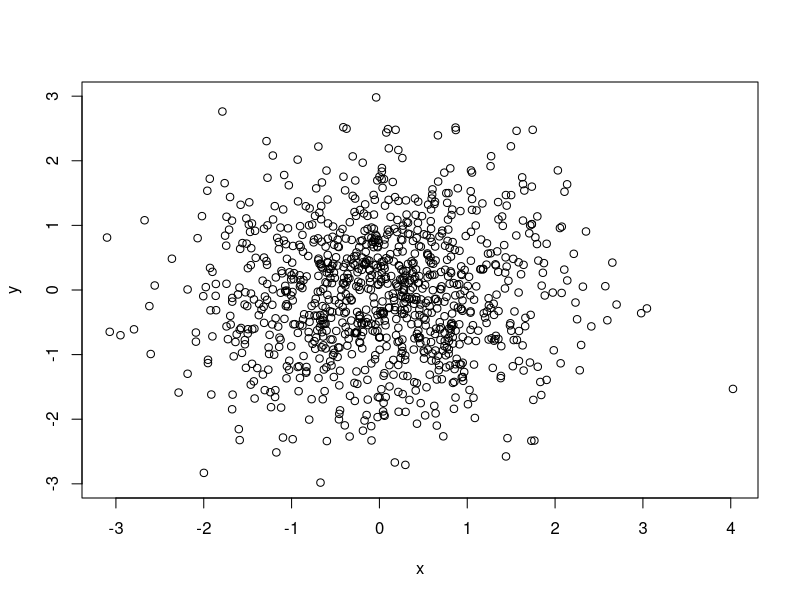
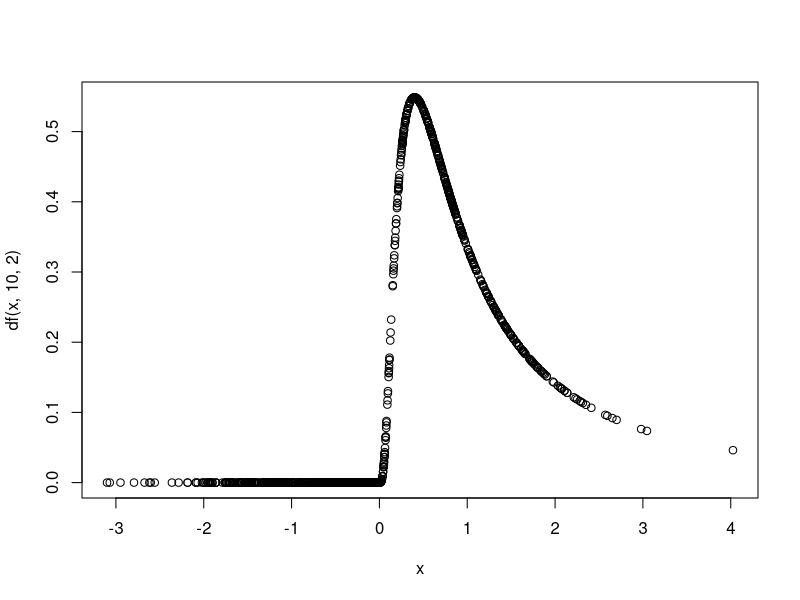
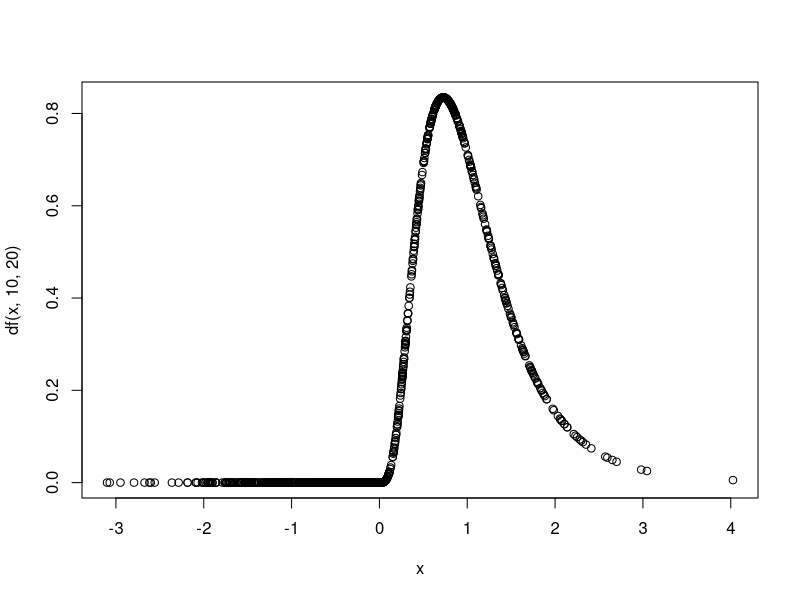
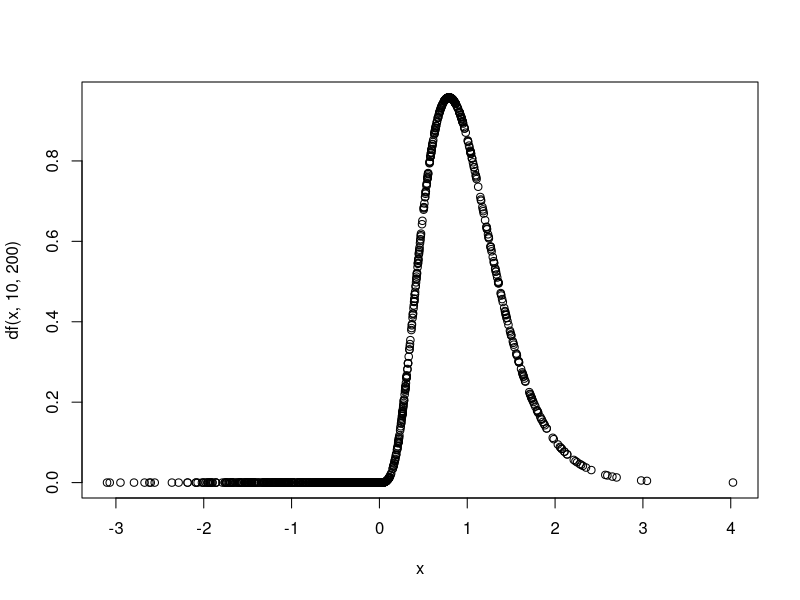

Write the R code that produced these figures, in order.
## ---- chunk 1
x<- rnorm(1000)
y<- rnorm(1000)
plot(x,y)

plot(x, df(x,10,2)) # df(x, df1, df2, ncp, log = FALSE)
plot(x, df(x,10,20))
plot(x, df(x,10,200))
## ---- chunk 2
#name<-function(argmt1, argmt2)
melissa_new_function<-function(input){
  input^2 #I made a function that squared an input 
  
}
melissa_new_function(1)
melissa_new_function(2)
melissa_new_function(3)
